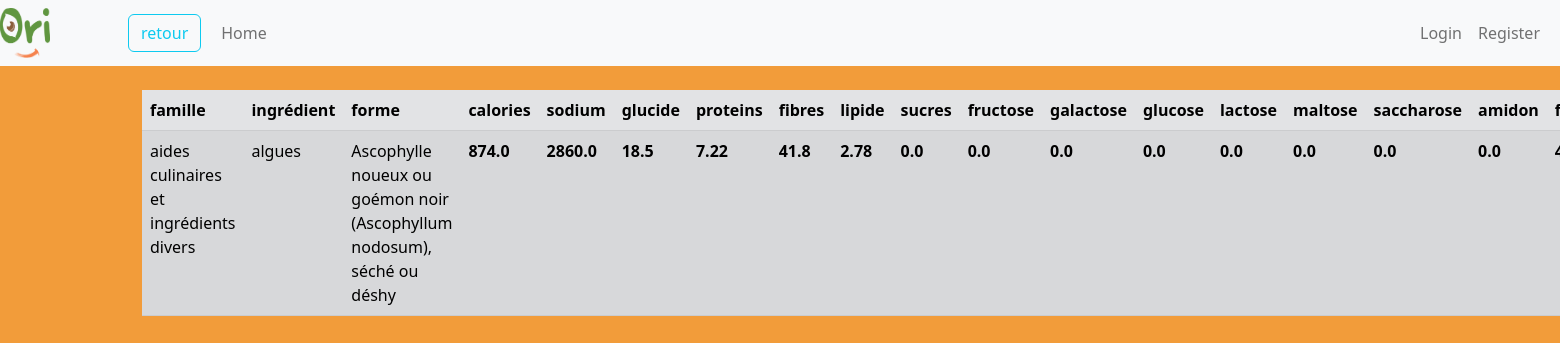
/ingredients/3117, run on the app's committed database.
### recipe/models.py (models this page shows, shortened)
class Ingredient(models.Model):
    famille = models.ForeignKey(Famille, on_delete=models.CASCADE, related_name="famille_ingredient", null=True)
    forme = models.ForeignKey(Forme, on_delete=models.CASCADE, related_name="forme_ingredient", null=True, verbose_name='ingrédient')
    name = models.CharField(max_length=500, verbose_name='forme')
    energie_kJ = models.FloatField(null= True)
    energie_kcal = models.FloatField(null= True)
    sodium = models.FloatField(null= True)
    glucide = models.FloatField(null= True)
    proteins = models.FloatField(null= True)
    fibres = models.FloatField(null= True)
    eau = models.FloatField(null= True)
    lipide = models.FloatField(null= True)
    sucres = models.FloatField(null= True)
    fructose = models.FloatField(null= True)
    galactose = models.FloatField(null= True)
    glucose = models.FloatField(null= True)
    lactose = models.FloatField(null= True)
    maltose = models.FloatField(null= True)
    saccharose = models.FloatField(null= True)
    amidon = models.FloatField(null= True)
    fibresALimentraires = models.FloatField(null= True)
    polyols = models.FloatField(null= True)
    cendres = models.FloatField(null= True)
    alcool = models.FloatField(null= True)
    acidesOrganiques = models.FloatField(null= True)
    AGsatures = models.FloatField(null= True)
    AGmonoinsature = models.FloatField(null= True)
    AGpolyinsature = models.FloatField(null= True)
    AGbutyrique = models.FloatField(null= True)
    AGcaproique = models.FloatField(null= True)
    AGcaprylique = models.FloatField(null= True)
    AGcaprique = models.FloatField(null= True)
    AGlaurique = models.FloatField(null= True)
    AGmyristique = models.FloatField(null= True)
    AGpalmitique = models.FloatField(null= True)
    AGbstearique = models.FloatField(null= True)
    AGoleique = models.FloatField(null= True)
    AGlinoleique = models.FloatField(null= True)
    AGalphalinolenique = models.FloatField(null= True)
    AGarachidonique = models.FloatField(null= True)
    AGepa = models.FloatField(null= True)
    AGdha = models.FloatField(null = True)
    cholesterol = models.FloatField(null= True)
    selchlorure = models.FloatField(null= True)
    calcium = models.FloatField(null= True)
    chlorure = models.FloatField(null= True)
    cuivre = models.FloatField(null= True)
    fer = models.FloatField(null= True)
    iode = models.FloatField(null= True)
    magnesium = models.FloatField(null= True)
    manganese = models.FloatField(null= True)
    phosphore = models.FloatField(null= True)
    potassium = models.FloatField(null= True)
    selenium = models.FloatField(null= True)
    zinc = models.FloatField(null= True)
    retinol = models.FloatField(null= True)
    betaCarotene = models.FloatField(null= True)
    vitamineD = models.FloatField(null= True)
    vitamineE = models.FloatField(null= True)
    VitamineK1 = models.FloatField(null= True)
    vitamineK2 = models.FloatField(null= True)
    vitamineB1 = models.FloatField(null= True)
    vitamineB2 = models.FloatField(null= True)
    VitamineB3 = models.FloatField(null= True)
    vitamineB5 = models.FloatField(null= True)
    vitamineB6 = models.FloatField(null= True)
    vitamineB9 = models.FloatField(null= True)
    VitamineB12 = models.FloatField(null= True)

class Famille(models.Model):
    name = models.CharField(max_length=1000)
    def __str__(self):
        return self.name

class Forme(models.Model):
    name = models.CharField(max_length=500)
    famille = models.ForeignKey(Famille, on_delete=models.CASCADE, related_name="forme_famille", null=True)
    def __str__(self):
        return self.name

### recipe/views.py (the view)
# urls.py: path('ingredients/<int:pk>', views.IngredientDetailView.as_view(), name="ingredients-detail"),
class IngredientDetailView(DetailView):
    model = models.Ingredient
    template_name = 'ingredients/ingredient_detail.html'

### recipe/templates/ingredients/ingredient_detail.html (shortened to what this page needs)
{% extends 'recipe/base.html' %}
{%block back%}
{%url "ingredients-recipe" %}
{%endblock back%}
    {% block content %}
<div class="table-responsive-sm">
    <table class="table table-striped table-secondary">
        <thead>
            <tr>
                <th scope="col"> famille </th>
                <th scope="col"> ingrédient </th>
                <th scope="col"> forme </th>
                <th scope="col"> calories </th>
                <th scope="col"> sodium </th>
                <th scope="col"> glucide </th>
                <th scope="col"> proteins </th>
                <th scope="col"> fibres </th>
                <th scope="col"> lipide </th>
                <th scope="col"> sucres </th>
                <th scope="col"> fructose </th>
                <th scope="col"> galactose </th>
                <th scope="col"> glucose </th>
                <th scope="col"> lactose </th>
                <th scope="col"> maltose </th>
                <th scope="col"> saccharose </th>
                <th scope="col"> amidon </th>
                <th scope="col"> fibresALimentraires </th>
            </tr>
        </thead>
        <tbody>
            <tr>
                <td> {{ingredient.famille}} </td>
                <td> {{ingredient.forme}} </th>
                <td> {{ingredient.name}} </td>
                <th scope="col"> {{ingredient.energie_kJ}} </th>
                <th scope="col"> {{ingredient.sodium}} </th>
                <th scope="col"> {{ingredient.glucide}} </th>
                <th scope="col"> {{ingredient.proteins}} </th>
                <th scope="col"> {{ingredient.fibres}} </th>
                <th scope="col"> {{ingredient.lipide}} </th>
                <th scope="col"> {{ingredient.sucres}} </th>
                <th scope="col"> {{ingredient.fructose}} </th>
                <th scope="col"> {{ingredient.galactose}} </th>
                <th scope="col"> {{ingredient.glucose}} </th>
                <th scope="col"> {{ingredient.lactose}} </th>
                <th scope="col"> {{ingredient.maltose}} </th>
                <th scope="col"> {{ingredient.saccharose}} </th>
                <th scope="col"> {{ingredient.amidon}} </th>
                <th scope="col"> {{ingredient.fibresALimentraires}} </th>
            </tr>
        </tbody>
    </table>
    {% endblock content%}

### recipe/templates/recipe/base.html (style rules this page uses)
body { background-color: rgba(239, 127, 0, 0.774); }

### data on the page
Ingredient: famille "aides culinaires et ingrédients divers", forme "algues", name "Ascophylle noueux ou goémon noir (Ascophyllum nodosum), séché ou déshy", energie_kJ "874.0", sodium "2860.0", glucide "18.5", proteins "7.22", fibres "41.8", lipide "2.78", sucres "0.0", fructose "0.0", galactose "0.0", glucose "0.0", lactose "0.0", maltose "0.0", saccharose "0.0", amidon "0.0"
